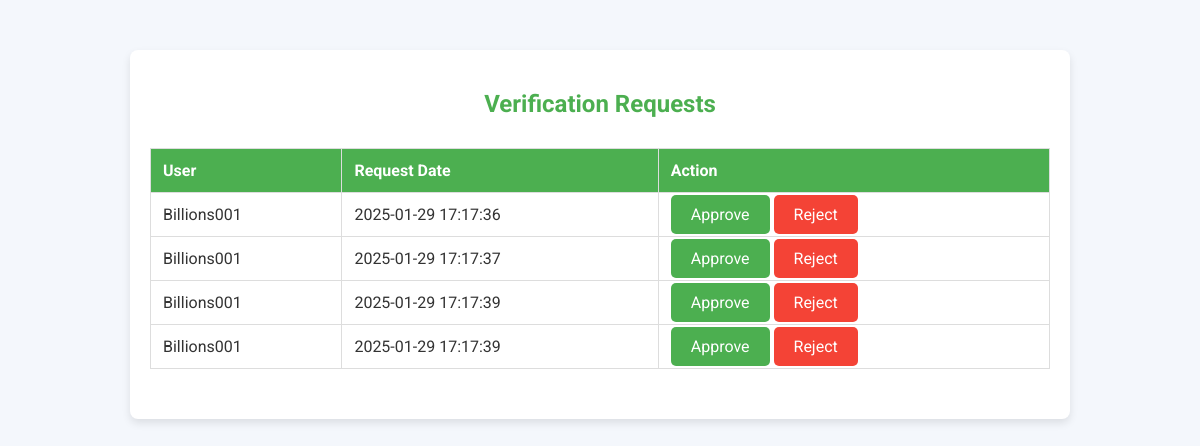
The app's page /werey001/verification_requests.php with its own data.
### tables this page shows
CREATE TABLE `verification_requests` (
  `id` int(11) NOT NULL,
  `user_id` int(11) NOT NULL,
  `request_date` timestamp NOT NULL DEFAULT current_timestamp(),
  `status` enum('pending','approved','rejected') DEFAULT 'pending'
);

CREATE TABLE `users` (
  `id` int(11) NOT NULL,
  `username` varchar(255) NOT NULL,
  `email` varchar(255) NOT NULL,
  `password` varchar(255) NOT NULL,
  `profile_picture` varchar(255) DEFAULT NULL,
  `created_at` timestamp NOT NULL DEFAULT current_timestamp(),
  `address` varchar(255) DEFAULT NULL,
  `department` varchar(255) DEFAULT NULL,
  `faculty` varchar(255) DEFAULT NULL,
  `level` varchar(255) DEFAULT NULL,
  `id_number` varchar(50) DEFAULT NULL,
  `phone_number` varchar(50) DEFAULT NULL,
  `stays_in_hostel` enum('Yes','No') DEFAULT NULL,
  `about_me` text DEFAULT NULL,
  `full_name` varchar(255) DEFAULT NULL,
  `interests` text DEFAULT NULL,
  `relationship_status` enum('Single','Married','In a relationship','It''s complicated','Divorced','Widowed') DEFAULT NULL,
  `gender` varchar(10) DEFAULT NULL,
  `account_name` varchar(255) NOT NULL,
  `account_number` varchar(255) NOT NULL,
  `bank_name` varchar(255) NOT NULL,
  `verified` tinyint(1) DEFAULT 0,
  `club` varchar(255) NOT NULL,
  `first_time` tinyint(1) DEFAULT 1
);

### werey001/verification_requests.php (the view, shortened to what this page needs)
<?php
require_once 'db_connection.php';
$sql = "SELECT vr.id, u.username, vr.request_date FROM verification_requests vr
        JOIN users u ON vr.user_id = u.id
        WHERE vr.status = 'pending'";
$result = $conn->query($sql);
?>
<!DOCTYPE html>
<html lang="en">
<head>
</head>
<body>
<div class="container">
    <h2>Verification Requests</h2>
    <div class="request-list">
        <?php if ($result->num_rows > 0): ?>
            <table>
                <tr>
                    <th>User</th>
                    <th>Request Date</th>
                    <th>Action</th>
                </tr>
                <?php while ($row = $result->fetch_assoc()): ?>
                    <tr>
                        <td><?php echo $row['username']; ?></td>
                        <td><?php echo $row['request_date']; ?></td>
                        <td>
                            <a href="approve_request.php?id=<?php echo $row['id']; ?>" class="btn btn-approve">Approve</a>
                            <a href="reject_request.php?id=<?php echo $row['id']; ?>" class="btn btn-reject">Reject</a>
                        </td>
                    </tr>
                <?php endwhile; ?>
            </table>
        <?php else: ?>
            <p>No pending verification requests.</p>
        <?php endif; ?>
    </div>
</div>
</body>
</html>

### werey001/verification_requests.php (style rules this page uses)
body { font-family: 'Roboto', sans-serif; margin: 0; padding: 0; background-color: #f4f7fc; color: #333; }
.container { max-width: 900px; margin: 50px auto; padding: 20px; background-color: #fff; border-radius: 8px; box-shadow: 0 4px 8px rgba(0, 0, 0, 0.1); }
h2 { text-align: center; margin-bottom: 30px; color: #4CAF50; }
.request-list { margin-bottom: 30px; }
.request-list table { width: 100%; border-collapse: collapse; }
.request-list th, .request-list td { padding: 12px; text-align: left; border: 1px solid #ddd; }
.request-list th { background-color: #4CAF50; color: white; }
.btn { padding: 10px 20px; color: white; text-decoration: none; border-radius: 5px; cursor: pointer; }
.btn-approve { background-color: #4CAF50; }
.btn-reject { background-color: #f44336; }

### records on screen
verification_requests: user.username "Billions001", request_date "2025-01-29 17:17:36"
verification_requests: user.username "Billions001", request_date "2025-01-29 17:17:37"
verification_requests: user.username "Billions001", request_date "2025-01-29 17:17:39"
verification_requests: user.username "Billions001", request_date "2025-01-29 17:17:39"
